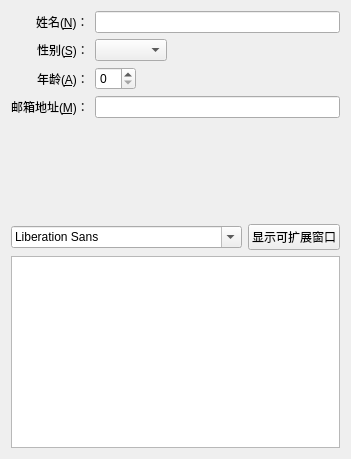
<?xml version="1.0" encoding="UTF-8"?>
<ui version="4.0">
 <class>Dialog41</class>
 <widget class="QWidget" name="Dialog41">
  <property name="geometry">
   <rect>
    <x>0</x>
    <y>0</y>
    <width>400</width>
    <height>300</height>
   </rect>
  </property>
  <property name="minimumSize">
   <size>
    <width>200</width>
    <height>150</height>
   </size>
  </property>
  <property name="maximumSize">
   <size>
    <width>500</width>
    <height>350</height>
   </size>
  </property>
  <property name="windowTitle">
   <string>MyWidget</string>
  </property>
  <layout class="QVBoxLayout" name="verticalLayout">
   <property name="sizeConstraint">
    <enum>QLayout::SetFixedSize</enum>
   </property>
   <item>
    <layout class="QFormLayout" name="formLayout">
     <property name="sizeConstraint">
      <enum>QLayout::SetDefaultConstraint</enum>
     </property>
     <property name="fieldGrowthPolicy">
      <enum>QFormLayout::ExpandingFieldsGrow</enum>
     </property>
     <property name="rowWrapPolicy">
      <enum>QFormLayout::DontWrapRows</enum>
     </property>
     <property name="labelAlignment">
      <set>Qt::AlignRight|Qt::AlignTrailing|Qt::AlignVCenter</set>
     </property>
     <item row="0" column="0">
      <widget class="QLabel" name="nLabel">
       <property name="text">
        <string>姓名(&amp;N)：</string>
       </property>
       <property name="buddy">
        <cstring>nLineEdit</cstring>
       </property>
      </widget>
     </item>
     <item row="0" column="1">
      <widget class="QLineEdit" name="nLineEdit"/>
     </item>
     <item row="1" column="0">
      <widget class="QLabel" name="sLabel">
       <property name="text">
        <string>性别(&amp;S)：</string>
       </property>
       <property name="buddy">
        <cstring>sComboBox</cstring>
       </property>
      </widget>
     </item>
     <item row="1" column="1">
      <widget class="QComboBox" name="sComboBox"/>
     </item>
     <item row="2" column="0">
      <widget class="QLabel" name="aLabel">
       <property name="text">
        <string>年龄(&amp;A)：</string>
       </property>
       <property name="buddy">
        <cstring>aSpinBox</cstring>
       </property>
      </widget>
     </item>
     <item row="2" column="1">
      <widget class="QSpinBox" name="aSpinBox"/>
     </item>
     <item row="3" column="0">
      <widget class="QLabel" name="mLabel">
       <property name="sizePolicy">
        <sizepolicy hsizetype="Preferred" vsizetype="Preferred">
         <horstretch>0</horstretch>
         <verstretch>0</verstretch>
        </sizepolicy>
       </property>
       <property name="text">
        <string>邮箱地址(&amp;M)：</string>
       </property>
       <property name="buddy">
        <cstring>mLineEdit</cstring>
       </property>
      </widget>
     </item>
     <item row="3" column="1">
      <widget class="QLineEdit" name="mLineEdit"/>
     </item>
    </layout>
   </item>
   <item>
    <spacer name="verticalSpacer">
     <property name="orientation">
      <enum>Qt::Vertical</enum>
     </property>
     <property name="sizeType">
      <enum>QSizePolicy::Expanding</enum>
     </property>
     <property name="sizeHint" stdset="0">
      <size>
       <width>20</width>
       <height>100</height>
      </size>
     </property>
    </spacer>
   </item>
   <item>
    <layout class="QHBoxLayout" name="horizontalLayout" stretch="2,1">
     <item>
      <widget class="QFontComboBox" name="fontComboBox">
       <property name="sizePolicy">
        <sizepolicy hsizetype="Preferred" vsizetype="Fixed">
         <horstretch>0</horstretch>
         <verstretch>0</verstretch>
        </sizepolicy>
       </property>
      </widget>
     </item>
     <item>
      <widget class="QPushButton" name="pushButton">
       <property name="sizePolicy">
        <sizepolicy hsizetype="Minimum" vsizetype="Fixed">
         <horstretch>0</horstretch>
         <verstretch>0</verstretch>
        </sizepolicy>
       </property>
       <property name="text">
        <string>显示可扩展窗口</string>
       </property>
       <property name="checkable">
        <bool>true</bool>
       </property>
      </widget>
     </item>
    </layout>
   </item>
   <item>
    <widget class="QTextEdit" name="textEdit"/>
   </item>
  </layout>
 </widget>
 <layoutdefault spacing="6" margin="11"/>
 <resources/>
 <connections/>
</ui>
